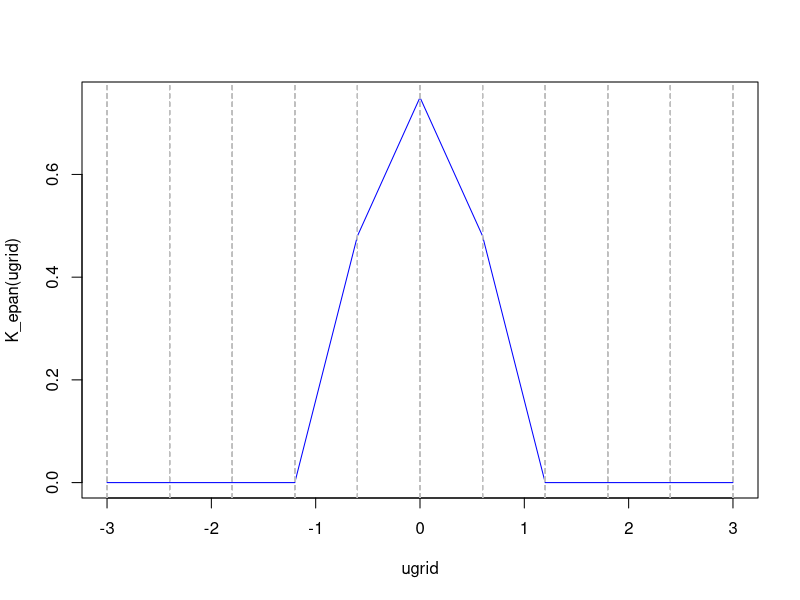
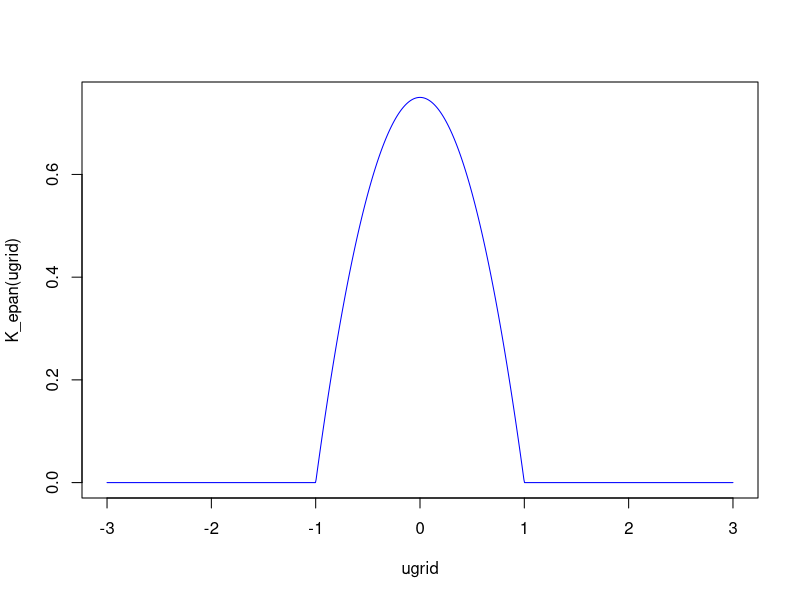
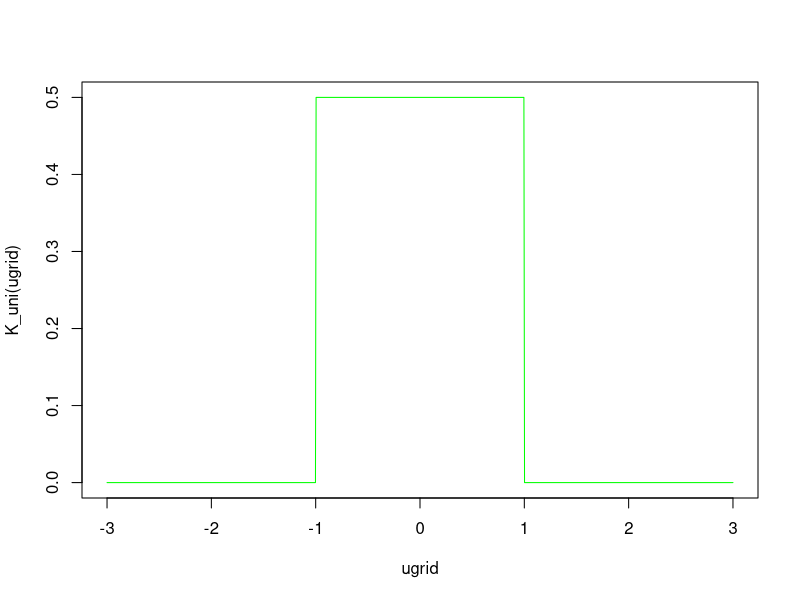
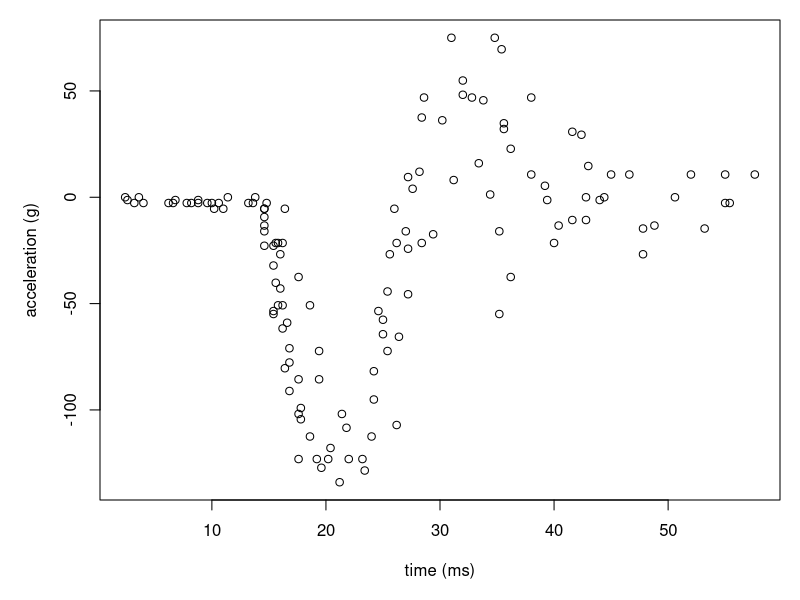
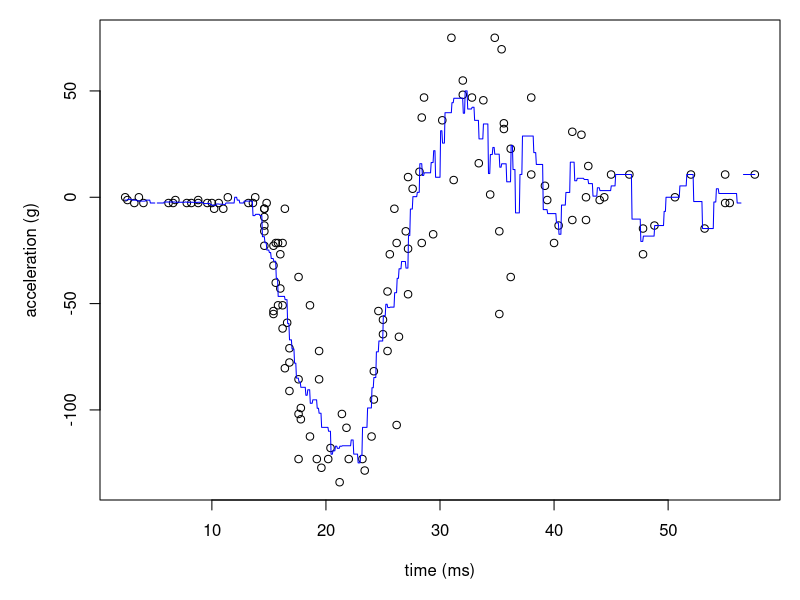
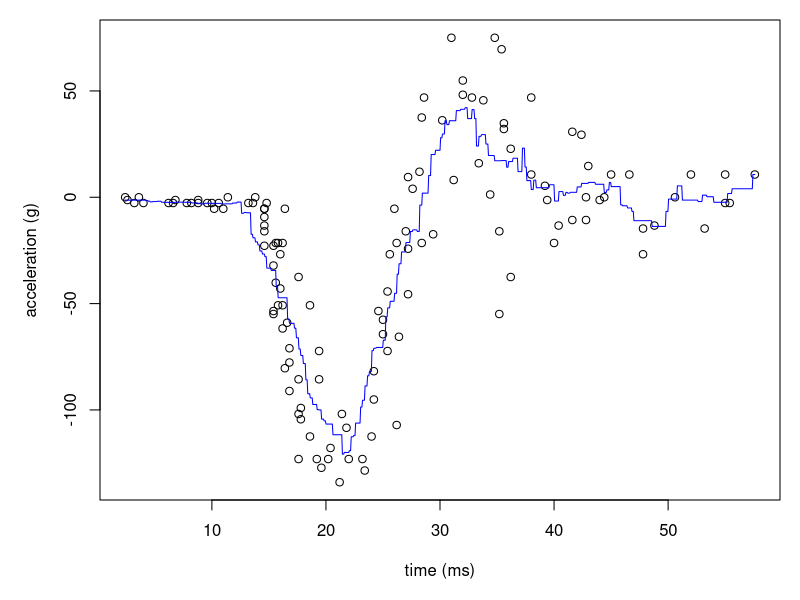

The R script that drew these images, in order: (Note: this script raises an error after producing the figures.)
### Practical 9

library(MASS)

# Kernels

K_epan <- function(u){ # Epanechnikov kernel
  0.75 * (1 - u^2) * (abs(u) < 1) # returns true / false which becomes 1 or 0
}

ugrid <- seq(-3, 3, length.out = 11) # grid of 11 equally spaced points from -3 to 3
plot(ugrid, K_epan(ugrid), type = "l", col = "blue")
for(u in ugrid){abline(v = ugrid, lty = 2, col = "gray")}

# can smooth the curve by using more points
ugrid <- seq(-3, 3, length.out = 1001)
plot(ugrid, K_epan(ugrid), type = "l", col = "blue")

# Exercise 1

K_uni <- function(u){ # uniform kernel
  0.5 * (abs(u) < 1)
}

plot(ugrid, K_uni(ugrid), type = "l", col = "green")

# Local constant regression

library(MASS)
data(mcycle) # load motorcycle data (built into R)

xdata <- mcycle$times # covariate observations xi
ydata <- mcycle$accel # response observations Yi

par(mar = c(5, 5, 1, 1))
plot(xdata, ydata, ylab = "acceleration (g)", xlab = "time (ms)")

xgrid <- seq(min(xdata), max(xdata), length.out = 1001)
# remember we chose xgrid they are not observed data

# using the uniform kernel

mhat <- function(x, xdata, ydata, h){ # evaluates mhat at any combo of x and h
  sum(K_uni((xdata - x)/h)*ydata)/sum(K_uni((xdata -x)/h))
}

m <- c() # empty vector to store estimated values of m(x)

for(x in xgrid){
  m <- c(m, mhat(x, xdata, ydata, h = 1)) # bandwidth 1
}

par(mar = c(5, 5, 1, 1))
plot(xdata, ydata, ylab = "acceleration (g)", xlab = "time (ms)")
lines(xgrid, m, col = "blue") # uniform kernel does not give a smooth curve

# Exercise 2

m <- c()

for(x in xgrid){
  m <- c(m, mhat(x, xdata, ydata, h = 2)) # experiment with bandwidth
}

par(mar = c(5, 5, 1, 1))
plot(xdata, ydata, ylab = "acceleration (g)", xlab = "time (ms)")
lines(xgrid, m, col = "blue")

# fit gets worse and worse
# very large h would lead to a straight line?
# h = 50 almost a straight line
# h = 2 seems pretty good

# Local linear regression

x <- 10

# need to create W and X 
W <- diag(K_uni((xdata - x)/h))
X <- cbind(rep(1, length(xdata)), xdata)

mhat <- function(x, xdata, ydata, h){
  W <- diag(K_uni((xdata - x)/h))
  X <- cbind(rep(1, length(xdata)), xdata)
  betahat <- solve(t(X) %*% W %*% X) %*% t(X) %*% W %*% ydata
  return(betahat[1] + betahat[2]*x)
}

xgrid <- seq(min(xdata), max(xdata), length.out = 1001)
m <- c()
for(x in xgrid){
  m <- c(m, mhat(x, xdata, ydata, h = 50))
}

par(mar = c(5, 5, 1, 1))
plot(xdata, ydata, ylab = "acceleration (g)", xlab = "time (ms)")
lines(xgrid, m, col = "blue")

# Exercise 3

# I think the line will tend to the diagonal as h is large?
# h = 50 line is almost completely diagonal

# Bandwidths

K <- function(u){ dnorm(u) }

mhat <- function(x, xdata, ydata, h){
  W <- diag(K((xdata - x)/h))
  X <- cbind(rep(1, length(xdata)), xdata)
  betahat <- solve(t(X) %*% W %*% X) %*% t(X) %*% W %*% ydata
  return(betahat[1] + betahat[2]*x)
}

xgrid <- seq(min(xdata), max(xdata), length.out = 1001)
m <- c()
for(x in xgrid){
  m <- c(m, mhat(x, xdata, ydata, h = 10))
}
par(mar = c(5, 5, 1, 1))
plot(xdata, ydata, ylab = "acceleration (g)", xlab = "time (ms)")
lines(xgrid, m, col = "blue")

# Exercise 4 and 5

hrandom <- runif(n = 1, 1, 30)

# run local linear regression with this bandwidth
xgrid <- seq(min(xdata), max(xdata), length.out = 1001)
m <- c()
for(x in xgrid){
  m <- c(m, mhat(x, xdata, ydata, h = 2))
}
par(mar = c(5, 5, 1, 1))
plot(xdata, ydata, ylab = "acceleration (g)", xlab = "time (ms)")
lines(xgrid, m, col = "blue")

# guess 1: h = 11
# answer h = 12.3

# guess 2: h = 25
# answer: h = 25.6

# h = 2 or 3 looks good to me

# Cross-validation

omega <- 1 # weights = 1 for simplicity

CV <- function(xdata, ydata, h){
  n <- length(ydata) # sample size
  estimates <- c()   # empty vector
  for(i in 1:n){
    estimates[i] <- mhat(xdata[i], xdata[-i], ydata[-i], h)
  }
  CV <- (1/n)*sum((ydata - estimates)^2)*omega
  return(CV)
}

# Check a few values of h
CV(xdata, ydata, h = 0.5)
CV(xdata, ydata, h = 2)
CV(xdata, ydata, h = 10)

hgrid <- seq(from = 0.5, to = 10, by = 0.1)
CV_values <- c()
for(j in 1:length(hgrid)){
  CV_values[j] <- CV(xdata, ydata, h = hgrid[j])
}
plot(CV_values ~ hgrid, type = "l")

# Exercise 6
# slightly less than 2, perhaps 1.5

# Local polynomial regression

data(mcycle)

xdata <- mcycle$times # explanatory variable
ydata <- mcycle$accel # response variable

par(mar = c(5, 5, 1, 1))

plot(xdata, ydata, ylab = "acceleration (g)", xlab = "time (ms)")

# apply local polynomial regression with degree 2
m <- loess(ydata ~ xdata, degree = 2, span = 0.5)
lines(xdata, m$fitted, col = "blue")

# Exercise 7
plot(xdata, ydata, ylab = "acceleration (g)", xlab = "time (ms)")
m <- loess(ydata ~ xdata, degree = 2, span = 0.1)
lines(xdata, m$fitted, col = "blue")

